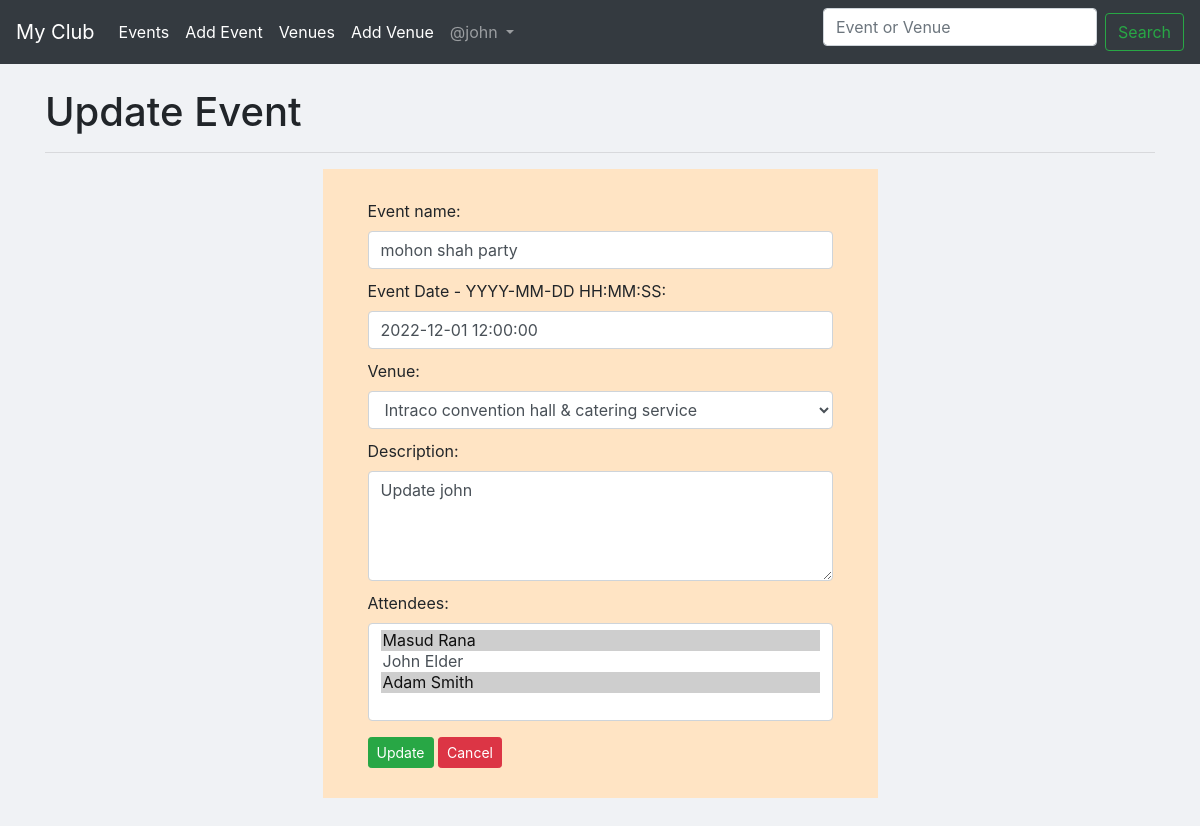
/update-event/eventid-8/ (signed in), run on an earlier commit of the app's database.
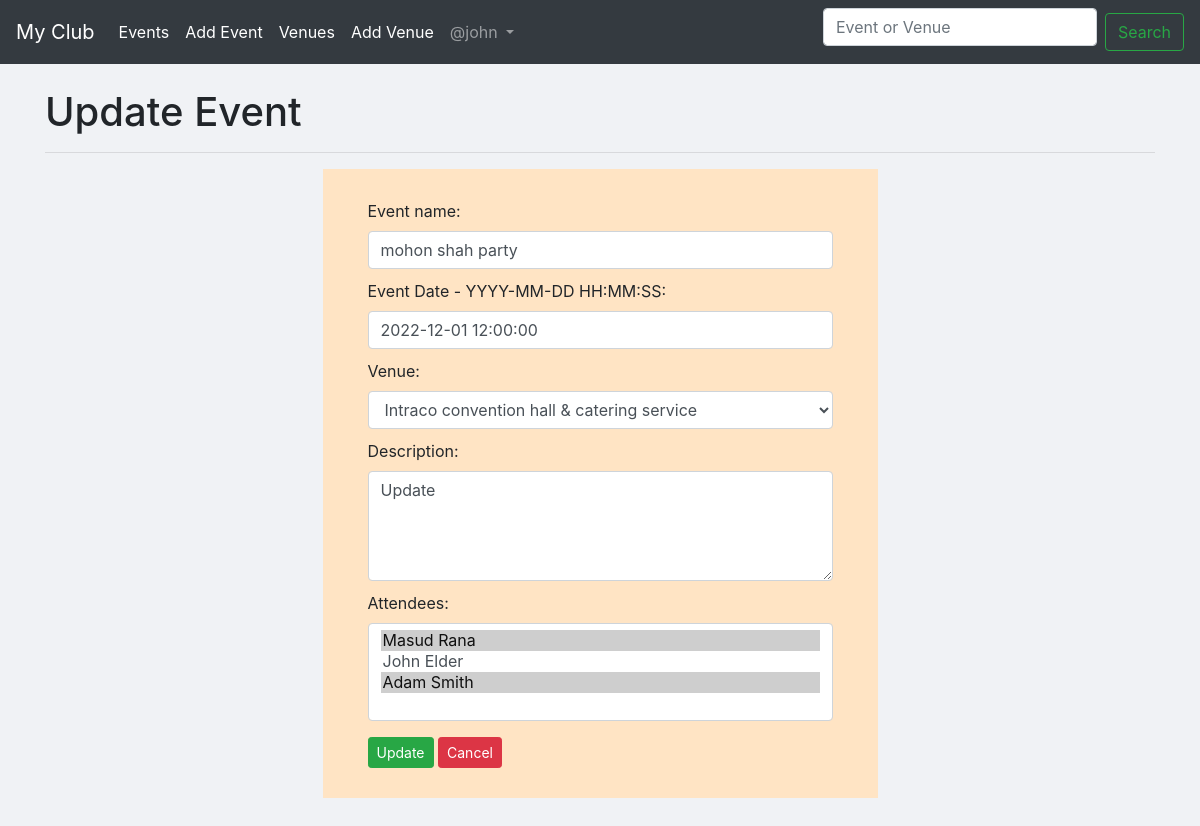
And on a later commit of the database.
### events/models.py (models this page shows, shortened)
class Event(models.Model):
	name = models.CharField('Event name', max_length=120)
	event_date = models.DateTimeField('Event date')
	venue = models.ForeignKey(Venue, null=True, on_delete=models.CASCADE) # Many to One Relation
	manager = models.ForeignKey(User, blank=True,on_delete=models.CASCADE) # Many to one Relation
	description = models.TextField(blank=True)
	attendees = models.ManyToManyField(MyClubUser,blank=True) # Many to Many Relation

class Venue(models.Model):
	name = models.CharField(verbose_name='Venue name', max_length=120)
	address = models.CharField(max_length=300)
	zip_code = models.CharField('Zip Code',max_length=10,blank=True)
	phone = models.CharField('Contact phone',max_length=15,blank=True)
	web = models.URLField('Website address', blank=True)
	email = models.EmailField('Email address',blank=True)
	owner = models.PositiveIntegerField(verbose_name='Venue Owner', blank=False, default=1)
	book = models.BooleanField(default=False, blank=True)
	def __str__(self):
		return self.name

### events/views.py (the view)
# urls.py: path('update-event/eventid-<event_id>/', views.update_event, name='update-event'),
def update_event(request, event_id):
	if request.user.is_authenticated:
		event = Event.objects.get(pk=event_id)
		if request.user.is_superuser:
			form = EventFormAdmin(request.POST or None, instance=event)
		else:
			form = EventForm(request.POST or None, instance=event)
		if form.is_valid():
			form.save()
			return redirect('list-events')
		return render(request, 'events/update_event.html',{'event':event,'form':form})
	else:
		return redirect('login')

### events/forms.py
class EventForm(ModelForm):
	class Meta:
		model = Event
		fields = ('name','event_date','venue','description','attendees')
		labels = {
			'event_date' : 'Event Date - YYYY-MM-DD HH:MM:SS'
		}
		widgets = {
			'name': forms.TextInput(attrs={'class':'form-control'}),
			'event_date': forms.TextInput(attrs={'class':'form-control'}),
			'venue': forms.Select(attrs={'class':'form-control'}),
			'description': forms.Textarea(attrs={'class':'form-control','rows':'4'}),
			'attendees': forms.SelectMultiple(attrs={'class':'form-control'}),
		}

### events/models.py (called while the page is built)
	def __str__(self):
		return self.first_name + ' ' + self.last_name

### events/templates/events/update_event.html (shortened to what this page needs)
{% extends 'events/base.html' %}
    {% block content %}
    {% if user == event.manager %}
    <h1>Update Event</h1><hr>
        <div id=""  style="background-color:bisque;" class="col-lg-6 offset-lg-3">
      <form action="" method="POST" style="padding:30px;">
        <div class='form-group'>
          {{form.label_tag}} {{form|capfirst}}
        </div>
          <input type="submit" value="Update" class="btn btn-success btn-sm"> <span class="btn btn-danger btn-sm"> <a href="{% url 'my-events' %}" style="color:white !important; text-decoration: none;">Cancel</a></span><br>
      </form>
      {% else %}
      <h2>Access Denied!</h2>
      <p>Only the event's Manager can update this event...</p> <hr>
      <p>Logged in user: {{user}}</p>
      <p>Event Manager: {{event.manager}}</p>
      {% endif %}
        </div><br><br>
    {% endblock content %}

What changed in the data, as far as the page shows it:
changed Event "Intraco convention hall & catering service": description "Update john" → "Update"
